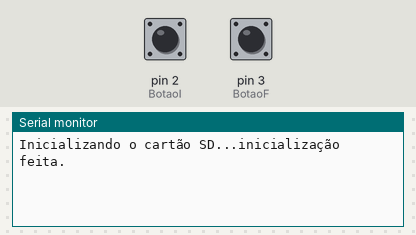
This sketch was run on a simulated Arduino Uno, built with avr-gcc and run on an emulated ATmega328P. Shown: the last lines printed to the serial monitor. The inputs (shaded band) are chosen by the test bench; at power-on: pin 2 (BotaoI) LOW, pin 3 (BotaoF) LOW. Storage starts empty.

Above: at 0.8 s.
0.9 s: pin 2 (BotaoI) pulled HIGH for 0.15 s
At 2.2 s:
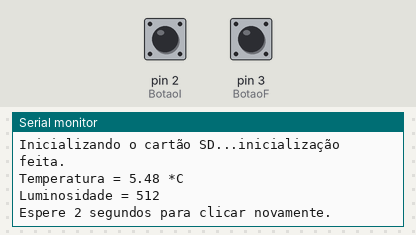
2.9 s: pin 3 (BotaoF) pulled HIGH for 0.15 s
At 4.1 s:
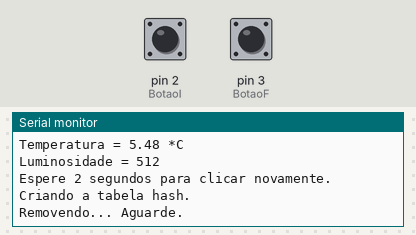

The sketch:

TrabalhoDLT.ino
```cpp
// (licence header left out)
#include <SPI.h>
#include <SD.h>

const int LM35 = 0;
float celsius = 0;
int ADClido = 0;
const int LDR = 1;
int lumens = 0;
const int BotaoI = 2;
const int BotaoF = 3;
int EstadoInserir = 0;
int EstadoFinalizar = 0;
int milseg = 0;

class Noh{
  friend class Fila;
  friend class TabelaHash;
  private:
    float mTemp;
    int mTime;
    int mLuz;
    Noh* mPtProx;
  public:
    Noh(float celsius, int milseg, int lumens);
};

Noh::Noh(float celsius, int milseg, int lumens) {
  mPtProx = NULL;
  mTemp = celsius;
  mTime = milseg;
  mLuz = lumens;
}

//Começo-Fila

class Fila {
  friend class TabelaHash;
  public:
    // Constroi uma fila vazia.
    Fila();
    // Desaloca memória de todos os nós da fila.
    ~Fila();
    Noh* Remover();
    // Insere um item no final da fila.
    void Inserir(float celsius, int milseg, int lumens);
    // Remove todos os itens da fila.
    void LimparTudo();
    // Consulta se a fila está vaiza.
    bool Vazia() const;
  private:
    Noh* mPrimeiro;
    Noh* mUltimo;
    unsigned mTamanho;
};

Fila::Fila() {
  mTamanho = 0;
  mUltimo = NULL;
  mPrimeiro = NULL;
}

Fila::~Fila() {
  LimparTudo();
}

void Fila::Inserir(float celsius, int milseg, int lumens) {
  Noh *temp = new Noh(celsius, milseg, lumens);

  if (Vazia()) {
    mPrimeiro = temp;
    mUltimo = temp;
    mTamanho++;
  }

  if (mUltimo != NULL) {
    if (mTamanho == 15) {
      Serial.println("Limite da fila quase atingido. Faltam 5 inserções.");
    }

    if (mTamanho <= 20) {
      mUltimo->mPtProx = temp;
      mUltimo = temp;
      mTamanho++;
    } else {
      Serial.println("Limite da fila atingido. Dado mais antigo será removido.");
      mUltimo->mPtProx = temp;
      mUltimo = temp;
      mTamanho++;
      Remover();
    }
  }
}


void Fila::LimparTudo() {
  if(mUltimo == NULL){
     Serial.print("Fila já está vazia");
  }else{
    while(mPrimeiro != NULL){
      Remover();
    }
  }
}

Noh* Fila::Remover() {
  if(Vazia()){
    Serial.print("Fila já está vazia");
  }else{
    Noh* temp = mPrimeiro;
    Noh* mensageiro = temp;
    mPrimeiro = mPrimeiro->mPtProx;
    mensageiro->mPtProx = NULL;
    mTamanho--;
    Serial.println("Removendo... Aguarde.");
    delay(1000);
    delete temp;
    delay(1000);
    Serial.println("Removido.");
    return mensageiro;
  }
}

bool Fila::Vazia() const {
  if(mPrimeiro == NULL){
    return true;
  }else{
    return false;
  }
}


//Fim-Fila

//Começo-Hash

int UMPRIMO = 13;

unsigned int funcaoHash (int milseg){
  unsigned int h;
  // Função hash de teste
  //h = UMPRIMO++ % 24;
  // Função hash oficial
  // Cada posição na hash equivale a uma hora do dia
  h = (milseg / 3600000 ) % 24;
  return h;
}

class TabelaHash {
  private:
    Noh** mElementos;
    int mCapacidade;
  public:
    TabelaHash();
    ~TabelaHash();
    void Inserir(Noh* novo);
    void Percorre(File myFile);
};

TabelaHash::TabelaHash() {
  mCapacidade = 24;
  mElementos = new Noh*[mCapacidade];
  for (int i = 0; i<mCapacidade; i++) {
    mElementos[i] = NULL;
  }
}

TabelaHash::~TabelaHash() {
  for (int i=0; i < mCapacidade; i++) {
    Noh* atual = mElementos[i];
    while (atual != NULL) {
      Noh* aux = atual;
      atual = atual->mPtProx;
      delete aux;
    }
  }
  delete[] mElementos;
}

void TabelaHash::Inserir(Noh* novo) {
  int h;
  h = funcaoHash(novo->mTime);
  if (mElementos[h] == NULL) {
    mElementos[h] = novo;
  } else {
    Noh* local = mElementos[h];
    while (local->mPtProx != NULL) {
      local = local->mPtProx;
    }
    local->mPtProx = novo;
  }
  delay(1000);
}

void TabelaHash::Percorre(File myFile) {
  Noh* atual;
  for (int i = 0; i < mCapacidade; i++) {
    myFile.print(i);
    Serial.print(i);
    myFile.print(": ");
    Serial.print(": ");
    atual = mElementos[i];
    while (atual != NULL) {

      Serial.print("[Temperatura: ");
      Serial.print(atual->mTemp);
      Serial.print(" | ");
      Serial.print("Luz: ");
      Serial.print(atual->mLuz);
      Serial.print("] -> ");

      myFile.print("[Temperatura: ");
      myFile.print(atual->mTemp);
      myFile.print(" | ");
      myFile.print("Luz: ");
      myFile.print(atual->mLuz);
      myFile.print("] -> ");
      atual = atual->mPtProx;

    }
    Serial.println("NULL");
    myFile.println("NULL");
  }
  myFile.println();
}

Fila minhaFila;
TabelaHash minhaHash;
File myFile;

void setup() {
  // Abre as comunicações seriais e espera pela porta para abrir:
  Serial.begin(9600);
  while (!Serial) {
    ; // Espera pela porta serial para conectar. Necessário apenas para porta USB nativa
  }

  pinMode(BotaoI, INPUT);
  pinMode(BotaoF, INPUT);

  Serial.print("Inicializando o cartão SD...");

  if (!SD.begin(4)) {
    Serial.println("falha na inicialização!");
    while (1);
  }
  Serial.println("inicialização feita.");

  bool ativado = true;

  while (ativado) {
    EstadoInserir = digitalRead(BotaoI);
    EstadoFinalizar = digitalRead(BotaoF);

    if(EstadoInserir == HIGH){ // Botão do canto
      // Esse botão insere uma vez na fila a cada vez que é clicado
      // A inserção é limitada a 35
      delay(500);
      ADClido = analogRead(LM35);
      lumens = analogRead(LDR); //Luz
      celsius = ADClido * 0.1075268817;
      milseg = millis();
      Serial.print("Temperatura = ");
      Serial.print(celsius);
      Serial.println(" *C");
      Serial.print("Luminosidade = ");
      Serial.println(lumens);
      delay(500);
      minhaFila.Inserir(celsius, milseg, lumens);
      Serial.println("Espere 2 segundos para clicar novamente.");
      delay(1000);
    }

    // Abre o arquivo. Note que apenas um arquivo é aberto por vez,
    // então você tem que escolher um antes de abrir o outro
    if(EstadoFinalizar == HIGH){ // Botão do meio
      // Esse botão desenfileira a fila e insere na hash
      // Isso é feito até a fila esvaziar
      myFile = SD.open("dados.txt", FILE_WRITE);
      Serial.println("Criando a tabela hash.");
      while(!minhaFila.Vazia()){
        Noh* temp = minhaFila.Remover();
        delay(1000);
        minhaHash.Inserir(temp);
        delay(1000);
      }
      Serial.println("Tabela criada.");
      if(myFile) {  // Se o arquivo abrir corretamente, escreve nele:
        Serial.println("Escrevendo a Tabela Hash no arquivo...");
        minhaHash.Percorre(myFile);
        delay(1000);
        myFile.close();  // Fecha o arquivo
        Serial.println("escrito.");
        ativado = false;
        Serial.println("Programa finalizado");
      }
      else {
        Serial.println("Erro abrindo o arquivo"); // Se ocorreu erro na abertura do arquivo
      }
    }
  }
}
void loop() {
  // O loop não faz nada
}
```

Measured:
- after the input at 0.9 s, the serial monitor: prints a new line after 0.50 s (image 1)
- after the input at 2.9 s, the serial monitor: prints a new line at once (image 2)
